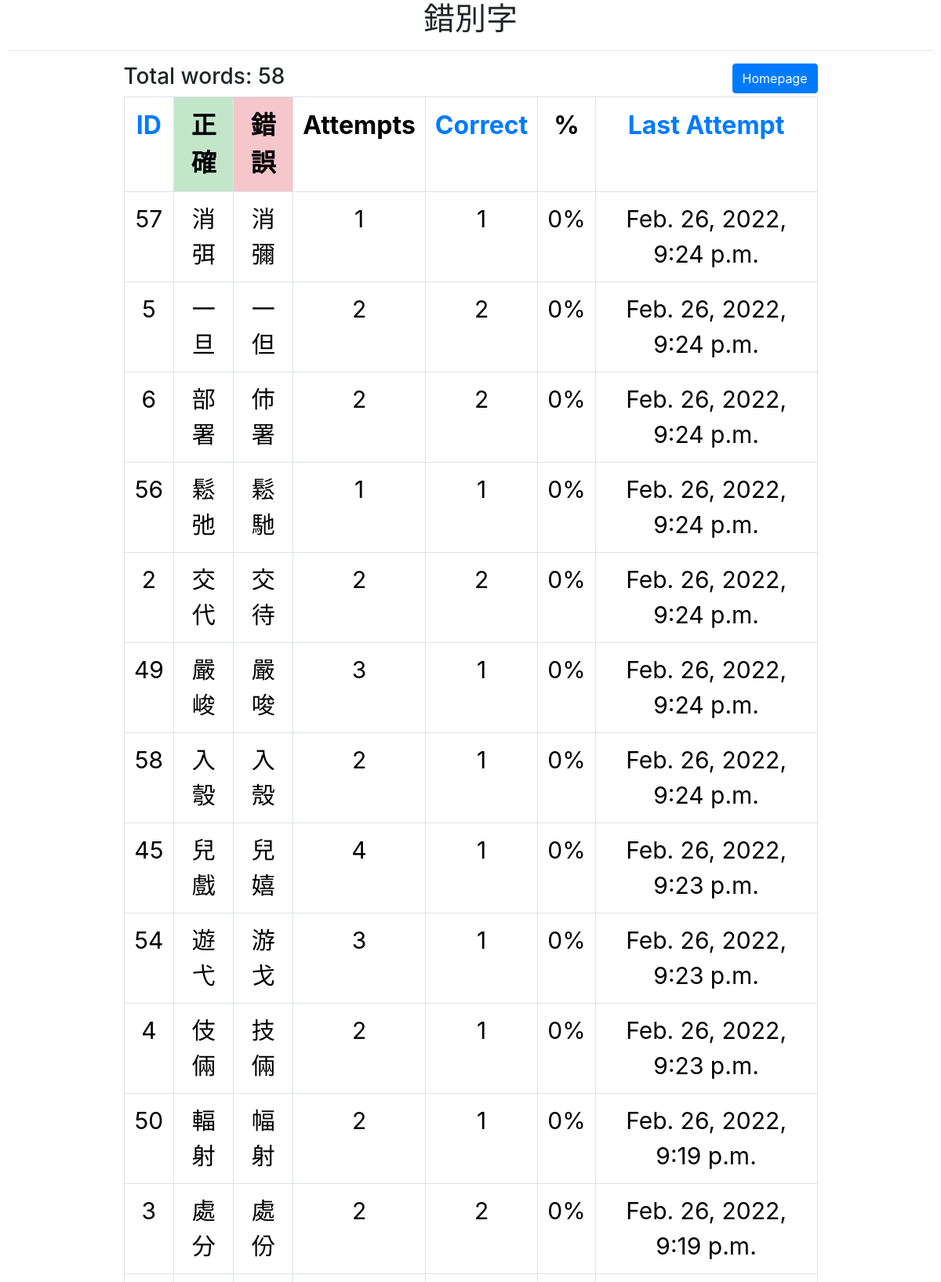
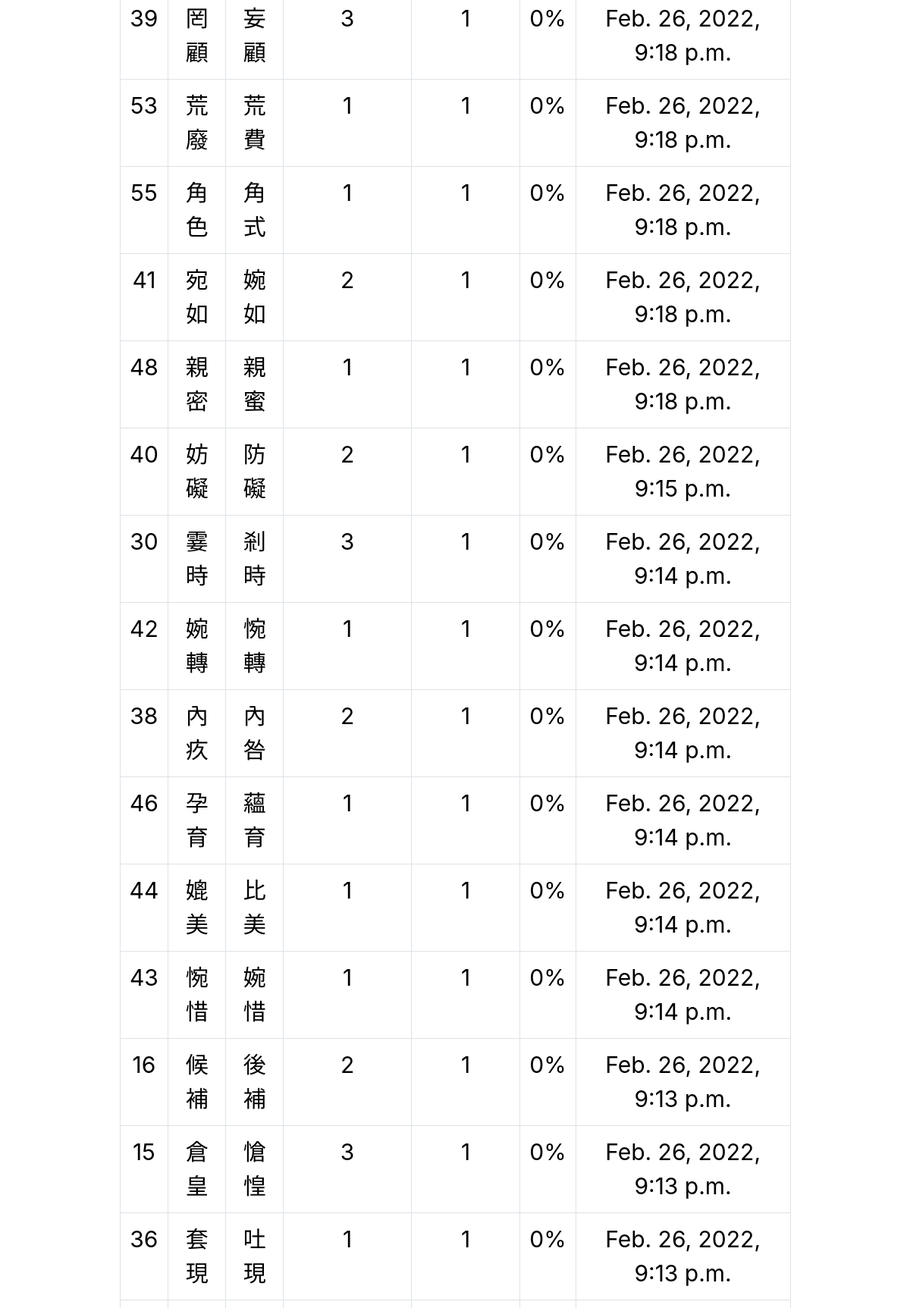
Screenshot of /statistics/attempts (upper part) with the database file from the repository (2 pictures, top to bottom).
### rightwrong/models.py (models this page shows)
class Word(models.Model):
    right = models.CharField(max_length=64)
    wrong = models.CharField(max_length=64)
    numOfAttempts = models.IntegerField(default=0)
    numOfCorrect = models.IntegerField(default=0)
    lastAttempt = models.DateTimeField(auto_now=True)

### rightwrong/views.py (the view)
# urls.py: path("statistics/<str:sort>", views.statistics, name="statistics"),
def statistics(request, sort):
    print(sort)
    if sort == 'id':
        words = Word.objects.all()
    elif sort == 'correct':
        words = Word.objects.order_by('-numOfCorrect')
    elif sort == 'attempts':
        words = Word.objects.order_by('-lastAttempt')
    return render(request, "statistics.html", {
        "words": words
    })

### rightwrong/templates/statistics.html (shortened to what this page needs)
<!DOCTYPE html>
<html lang="en">
    <head>
        <link rel="stylesheet" href="https://stackpath.bootstrapcdn.com/bootstrap/4.4.1/css/bootstrap.min.css">
        {% load static %}
        <link rel="stylesheet" href="{% static 'styles.css' %}">
    </head>
    <body>
        <h1 class="text-center">錯別字</h1>
        <hr>
        <div id="display_width" class="text-center mx-auto position-relative">
            <h3 class="float-left d-inline">Total words: {{ words.count }}</h3>
            <a href="/" class="btn btn-primary float-right" id="statistics">Homepage</a>
            <table class = "table table-bordered table-fixed" style="color: black;">
                <tbody>
                    <tr>
                        <th><a href="{% url 'statistics' 'id' %}">ID</a></th>
                        <th class="table-success">正確</th>
                        <th class="table-danger">錯誤</th>
                        <th>Attempts</th>
                        <th><a href="{% url 'statistics' 'correct' %}">Correct</a> </th>
                        <th>%</th>
                        <th class="last-attempt"><a href="{% url 'statistics' 'attempts' %}">Last Attempt</a></th>
                    </tr>
                    {% for word in words %}
                        <tr>
                            <td>{{ word.id }} </td>
                            <td>{{ word.right }}</td>
                            <td>{{ word.wrong }}</td>
                            <td id="attempts">{{ word.numOfAttempts }} </td>
                            <td id="corrects">{{ word.numOfCorrect }} </td>
                            <td> <span id="percentage"></span>%</td>
                            <td class="last-attempt">{{ word.lastAttempt }}</td>
                        </tr>
                    {% endfor %}
                </tbody>
            </table>
        </div>
    </body>
</html>

### rightwrong/static/styles.css (style rules this page uses)
html { font-size: 16px; }
td { font-size: 30px; }
body { padding-bottom: 100px; padding-left: 10px; padding-right: 10px; }
.last-attempt { display: none }
@media screen and (min-width: 750px) { #display_width { width: 75%; font-size: 32px; padding: 0; } }
@media screen and (min-width: 750px) { .last-attempt { display: table-cell } }

### rows the page displays
Word: id "57", right "消弭", wrong "消彌", numOfAttempts "1", numOfCorrect "1", lastAttempt "Feb. 26, 2022, 9:24 p.m."
Word: id "5", right "一旦", wrong "一但", numOfAttempts "2", numOfCorrect "2", lastAttempt "Feb. 26, 2022, 9:24 p.m."
Word: id "6", right "部署", wrong "伂署", numOfAttempts "2", numOfCorrect "2", lastAttempt "Feb. 26, 2022, 9:24 p.m."
Word: id "56", right "鬆弛", wrong "鬆馳", numOfAttempts "1", numOfCorrect "1", lastAttempt "Feb. 26, 2022, 9:24 p.m."
Word: id "2", right "交代", wrong "交待", numOfAttempts "2", numOfCorrect "2", lastAttempt "Feb. 26, 2022, 9:24 p.m."
Word: id "49", right "嚴峻", wrong "嚴唆", numOfAttempts "3", numOfCorrect "1", lastAttempt "Feb. 26, 2022, 9:24 p.m."
Word: id "58", right "入彀", wrong "⼊殼", numOfAttempts "2", numOfCorrect "1", lastAttempt "Feb. 26, 2022, 9:24 p.m."
Word: id "45", right "兒戲", wrong "兒嬉", numOfAttempts "4", numOfCorrect "1", lastAttempt "Feb. 26, 2022, 9:23 p.m."
Word: id "54", right "遊弋", wrong "游⼽", numOfAttempts "3", numOfCorrect "1", lastAttempt "Feb. 26, 2022, 9:23 p.m."
Word: id "4", right "伎倆", wrong "技倆", numOfAttempts "2", numOfCorrect "1", lastAttempt "Feb. 26, 2022, 9:23 p.m."
Word: id "50", right "輻射", wrong "幅射", numOfAttempts "2", numOfCorrect "1", lastAttempt "Feb. 26, 2022, 9:19 p.m."
Word: id "3", right "處分", wrong "處份", numOfAttempts "2", numOfCorrect "2", lastAttempt "Feb. 26, 2022, 9:19 p.m."
Word: id "39", right "罔顧", wrong "妄顧", numOfAttempts "3", numOfCorrect "1", lastAttempt "Feb. 26, 2022, 9:18 p.m."
Word: id "53", right "荒廢", wrong "荒費", numOfAttempts "1", numOfCorrect "1", lastAttempt "Feb. 26, 2022, 9:18 p.m."
Word: id "55", right "⾓⾊", wrong "⾓式", numOfAttempts "1", numOfCorrect "1", lastAttempt "Feb. 26, 2022, 9:18 p.m."
Word: id "41", right "宛如", wrong "婉如", numOfAttempts "2", numOfCorrect "1", lastAttempt "Feb. 26, 2022, 9:18 p.m."
Word: id "48", right "親密", wrong "親蜜", numOfAttempts "1", numOfCorrect "1", lastAttempt "Feb. 26, 2022, 9:18 p.m."
Word: id "40", right "妨礙", wrong "防礙", numOfAttempts "2", numOfCorrect "1", lastAttempt "Feb. 26, 2022, 9:15 p.m."
Word: id "30", right "霎時", wrong "剎時", numOfAttempts "3", numOfCorrect "1", lastAttempt "Feb. 26, 2022, 9:14 p.m."
Word: id "42", right "婉轉", wrong "惋轉", numOfAttempts "1", numOfCorrect "1", lastAttempt "Feb. 26, 2022, 9:14 p.m."
Word: id "38", right "內疚", wrong "內咎", numOfAttempts "2", numOfCorrect "1", lastAttempt "Feb. 26, 2022, 9:14 p.m."
Word: id "46", right "孕育", wrong "蘊育", numOfAttempts "1", numOfCorrect "1", lastAttempt "Feb. 26, 2022, 9:14 p.m."
Word: id "44", right "媲美", wrong "⽐美", numOfAttempts "1", numOfCorrect "1", lastAttempt "Feb. 26, 2022, 9:14 p.m."
Word: id "43", right "惋惜", wrong "婉惜", numOfAttempts "1", numOfCorrect "1", lastAttempt "Feb. 26, 2022, 9:14 p.m."
Word: id "16", right "候補", wrong "後補", numOfAttempts "2", numOfCorrect "1", lastAttempt "Feb. 26, 2022, 9:13 p.m."
Word: id "15", right "倉皇", wrong "愴惶", numOfAttempts "3", numOfCorrect "1", lastAttempt "Feb. 26, 2022, 9:13 p.m."
Word: id "36", right "套現", wrong "吐現", numOfAttempts "1", numOfCorrect "1", lastAttempt "Feb. 26, 2022, 9:13 p.m."

### other values shown
{{ words.count }} "58"
